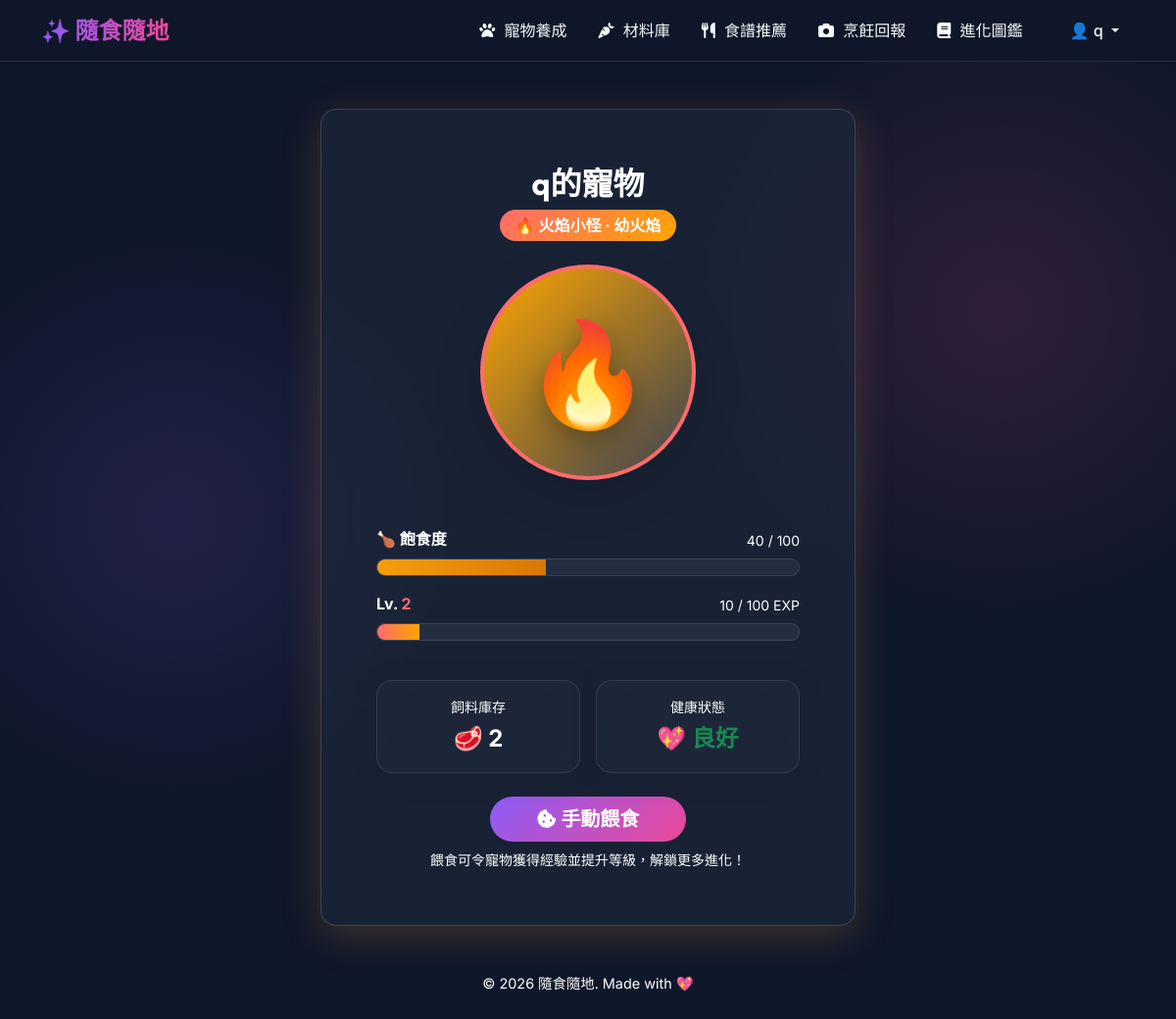
The page /pet/ (signed in) on the database as committed earlier.
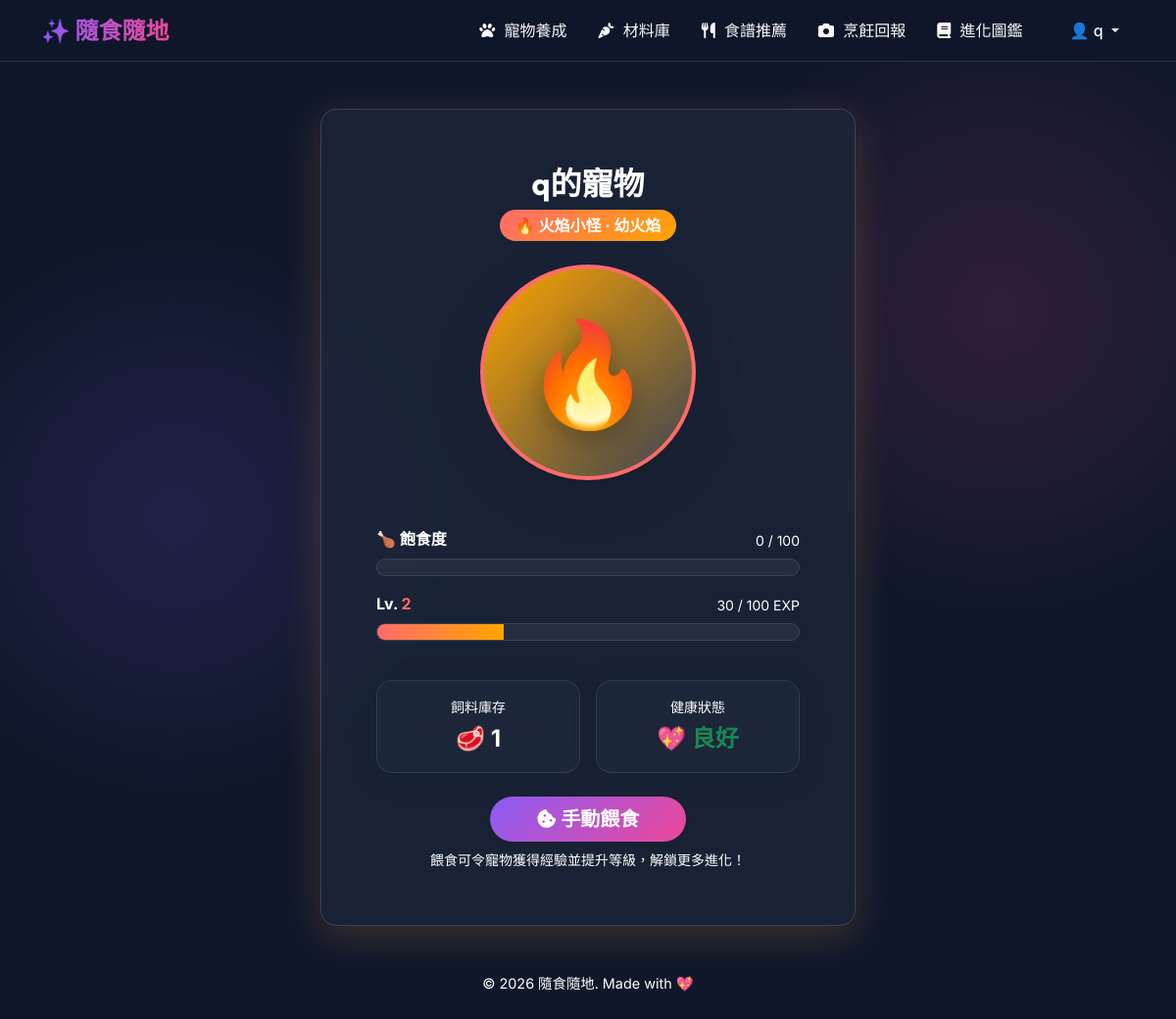
The same page on the database as committed later.
### sql_models.py (models this page shows, shortened)
class User(UserMixin, db.Model):
    __tablename__ = 'users'
    id = db.Column(db.Integer, primary_key=True)
    username = db.Column(db.String(80), unique=True, nullable=False)
    email = db.Column(db.String(120), unique=True, nullable=False)
    password_hash = db.Column(db.String(256), nullable=False)
    display_name = db.Column(db.String(80))
    cooking_count = db.Column(db.Integer, default=0)
    created_at = db.Column(db.DateTime, default=datetime.utcnow)
    pet = db.relationship('Pet', backref='user', uselist=False, cascade="all, delete-orphan")
    preference = db.relationship('UserPreference', backref='user', uselist=False, cascade="all, delete-orphan")
    allergens = db.relationship('UserAllergen', backref='user', cascade="all, delete-orphan")
    favorites = db.relationship('Collection', backref='user', cascade="all, delete-orphan")
    achievements = db.relationship('UserAchievement', backref='user', cascade="all, delete-orphan")

class Pet(db.Model):
    __tablename__ = 'user_pets'
    id = db.Column(db.Integer, primary_key=True)
    user_id = db.Column(db.Integer, db.ForeignKey('users.id', ondelete='CASCADE'), nullable=False, unique=True)
    species_id = db.Column(db.Integer, nullable=True)
    pet_name = db.Column(db.String(100), nullable=False)
    current_level = db.Column(db.Integer, default=1)
    current_exp = db.Column(db.Integer, default=0)
    current_stage_id = db.Column(db.Integer, nullable=True)
    hunger = db.Column(db.Integer, default=50)
    created_at = db.Column(db.DateTime, default=datetime.utcnow)
    updated_at = db.Column(db.DateTime, default=datetime.utcnow, onupdate=datetime.utcnow)

### tables this page shows
CREATE TABLE pet_stages (
    id               INTEGER PRIMARY KEY AUTOINCREMENT,
    species_id       INTEGER NOT NULL,
    stage_order      INTEGER,
    name             TEXT NOT NULL,
    level_required   INTEGER,
    image_path       TEXT,
    emoji            TEXT,
    description      TEXT,
    FOREIGN KEY (species_id) REFERENCES pet_species(id) ON DELETE CASCADE
);

CREATE TABLE pet_species (
    id                INTEGER PRIMARY KEY AUTOINCREMENT,
    name              TEXT NOT NULL,
    element           TEXT,
    emoji             TEXT,
    description       TEXT,
    color_primary     TEXT,
    color_secondary   TEXT
);

### app/models/feed_inventory.py (models this page shows, shortened)
class FeedInventory(db.Model):
    __tablename__ = 'feed_inventories'
    id = db.Column(db.Integer, primary_key=True, autoincrement=True)
    user_id = db.Column(db.Integer, db.ForeignKey('users.id', ondelete='CASCADE'), nullable=False)
    count = db.Column(db.Integer, default=0)
    updated_at = db.Column(db.DateTime, default=datetime.utcnow, onupdate=datetime.utcnow)
    @classmethod
    def get_by_user_id(cls, user_id):
        try:
            return cls.query.filter_by(user_id=user_id).first()
        except Exception as e:
            logging.error(f"Error getting feed inventory by user_id: {e}")
            return None

### app/routes/pet_routes.py (the view)
@pet_bp.route('/', methods=['GET'])
@login_required
def pet_index():
    user_id = current_user.id
    try:
        pet = Pet.get_by_user_id(user_id)
        if not pet:
            Pet.create(user_id, f"{current_user.display_name}的寵物")
            pet = Pet.get_by_user_id(user_id)
        inventory = FeedInventory.get_by_user_id(user_id)
        if not inventory:
            inventory = FeedInventory.create(user_id, count=0)
        return render_template('pet/index.html', pet=pet, inventory=inventory)
    except Exception as e:
        return f"發生錯誤: {str(e)}", 500

### app/database.py (called while the page is built)
def get_db_connection():
    conn = sqlite3.connect(DB_PATH)
    conn.row_factory = sqlite3.Row
    conn.execute("PRAGMA foreign_keys = ON")
    return conn

### app/models/pet.py (called while the page is built)
def map_pet_row(row):
    if not row:
        return None
    d = dict(row)
    d['name'] = d.get('pet_name')
    d['level'] = d.get('current_level', 1)
    d['exp'] = d.get('current_exp', 0)
    d['hunger'] = d.get('hunger', 50)
    from config import EXP_PER_LEVEL_MULTIPLIER
    level = d['level']
    exp_to_next = level * EXP_PER_LEVEL_MULTIPLIER
    remaining = d['exp']
    current_l = 1
    while remaining >= (current_l * EXP_PER_LEVEL_MULTIPLIER):
        remaining -= (current_l * EXP_PER_LEVEL_MULTIPLIER)
        current_l += 1
    d['exp_to_next_level'] = exp_to_next
    d['exp_remaining'] = remaining
    d['exp_progress'] = round(remaining / exp_to_next * 100, 1) if exp_to_next > 0 else 100
    return d

### app/templates/pet/index.html (shortened to what this page needs)
{% extends "base.html" %}
{% block content %}
<div class="row justify-content-center mt-4">
    <div class="col-md-8 col-lg-6 text-center">
        <div class="glass-card shadow-lg border-0"
             style="border-color: rgba(255, 255, 255, 0.15) !important;
                    box-shadow: 0 10px 40px rgba({{ 139 if not pet else (238 if pet.element == 'fire' else (0 if pet.element == 'nature' else 255)) }},
                                                 {{ 92 if not pet else (90 if pet.element == 'fire' else (184 if pet.element == 'nature' else 159)) }},
                                                 {{ 246 if not pet else (36 if pet.element == 'fire' else (148 if pet.element == 'nature' else 67)) }}, 0.2) !important;">
            <div class="card-body p-4">
                <h2 class="card-title mb-2 fw-bold text-white" id="pet-display-name">
                    {{ pet.name if pet else '尚未領養寵物' }}
                </h2>
                <div class="mb-4">
                    <span class="badge rounded-pill px-3 py-2 fs-6"
                          style="background: linear-gradient(135deg, {{ pet.color_primary if pet else '#8B5CF6' }}, {{ pet.color_secondary if pet else '#EC4899' }}); color: #fff;">
                        {{ pet.stage_emoji if pet else '🥚' }} {{ pet.species_name if pet else '小食怪' }} · {{ pet.stage_name if pet else '食怪蛋' }}
                    </span>
                </div>
                <div class="pet-image mb-5 position-relative">
                    <div id="pet-avatar-container" class="rounded-circle d-flex align-items-center justify-content-center mx-auto shadow-lg"
                         style="width: 220px; height: 220px;
                                border: 4px solid {{ pet.color_primary if pet else '#8B5CF6' }};
                                background: linear-gradient(135deg, {{ pet.color_secondary if pet else 'rgba(255,255,255,0.05)' }}, rgba(255,255,255,0.15)) !important;">
                        <span id="pet-avatar-emoji" style="font-size: 6.5rem; filter: drop-shadow(0 10px 15px rgba(0,0,0,0.3)); transition: all 0.5s cubic-bezier(0.175, 0.885, 0.32, 1.275);">
                            {{ pet.stage_emoji if pet else '🥚' }}
                        </span>
                    </div>
                </div>
                <div class="pet-status mb-4 text-start">
                    <div class="d-flex justify-content-between align-items-end mb-2">
                        <span class="fs-6 fw-bold text-white">
                            🍗 飽食度
                        </span>
                        <small class="text-muted">
                            <span id="pet-hunger">{{ pet.hunger if pet else 50 }}</span> / 100
                        </small>
                    </div>
                    <div class="progress mb-3" style="height: 18px; border-radius: 9px; background-color: rgba(255,255,255,0.05); border: 1px solid var(--glass-border);">
                        {% set hunger_percent = pet.hunger if pet else 50 %}
                        {% if hunger_percent >= 70 %}
                            {% set bar_bg = 'linear-gradient(to right, #10B981, #059669)' %}
                        {% elif hunger_percent >= 30 %}
                            {% set bar_bg = 'linear-gradient(to right, #F59E0B, #D97706)' %}
                        {% else %}
                            {% set bar_bg = 'linear-gradient(to right, #EF4444, #DC2626)' %}
                        {% endif %}
                        <div id="pet-hunger-progress" class="progress-bar progress-bar-striped progress-bar-animated" role="progressbar"
                             style="width: {{ hunger_percent }}%;
                                    background: {{ bar_bg }} !important;
                                    transition: width 0.5s cubic-bezier(0.4, 0, 0.2, 1);"
                             aria-valuenow="{{ hunger_percent }}" aria-valuemin="0" aria-valuemax="100"></div>
                    </div>
                    <div class="d-flex justify-content-between align-items-end mb-2">
                        <span class="fs-6 fw-bold text-white">
                            Lv. <span id="pet-level" style="color: {{ pet.color_primary if pet else '#EC4899' }};">{{ pet.level if pet else 1 }}</span>
                        </span>
                        <small class="text-muted">
                            <span id="pet-exp-remaining">{{ pet.exp_remaining if pet else 0 }}</span> /
                            <span id="pet-exp-needed">{{ pet.exp_to_next_level if pet else 50 }}</span> EXP
                        </small>
                    </div>
                    <div class="progress" style="height: 18px; border-radius: 9px; background-color: rgba(255,255,255,0.05); border: 1px solid var(--glass-border);">
                        {% set exp_percent = pet.exp_progress if pet else 0 %}
                        <div id="pet-progress" class="progress-bar progress-bar-striped progress-bar-animated" role="progressbar"
                             style="width: {{ exp_percent }}%;
                                    background: linear-gradient(to right, {{ pet.color_primary if pet else '#8B5CF6' }}, {{ pet.color_secondary if pet else '#EC4899' }}) !important;
                                    transition: width 0.5s cubic-bezier(0.4, 0, 0.2, 1);"
                             aria-valuenow="{{ exp_percent }}" aria-valuemin="0" aria-valuemax="100"></div>
                    </div>
                </div>
                <div class="row g-3 mb-4 mt-3">
                    <div class="col-6">
                        <div class="glass-card p-3 rounded-4 h-100 text-center" style="background: rgba(255,255,255,0.02); border-color: rgba(255, 255, 255, 0.05); padding: 1rem;">
                            <p class="text-muted mb-1 small">飼料庫存</p>
                            <p class="fs-4 fw-bold mb-0 text-white" id="feed-count">🥩 {{ inventory.count if inventory else 0 }}</p>
                        </div>
                    </div>
                    <div class="col-6">
                        <div class="glass-card p-3 rounded-4 h-100 text-center" style="background: rgba(255,255,255,0.02); border-color: rgba(255, 255, 255, 0.05); padding: 1rem;">
                            <p class="text-muted mb-1 small">健康狀態</p>
                            <p class="fs-4 fw-bold mb-0 text-success">💖 良好</p>
                        </div>
                    </div>
                </div>
                <div class="pet-actions mt-4">
                    <button id="feed-btn" class="btn btn-primary btn-lg rounded-pill px-5 shadow-sm fw-bold"
                            title="{% if not inventory or inventory.count < 1 %}飼料不足！{% elif pet and pet.hunger >= 100 %}寵物已經很飽了！{% endif %}"
                            {% if not inventory or inventory.count < 1 or (pet and pet.hunger >= 100) %}disabled{% endif %}>
                        <i class="fa-solid fa-cookie-bite"></i> 手動餵食
                    </button>
                    <div class="mt-2 text-muted small">餵食可令寵物獲得經驗並提升等級，解鎖更多進化！</div>
                </div>
            </div>
        </div>
    </div>
</div>
{% endblock %}

### app/templates/base.html (shortened to what this page needs)
<!DOCTYPE html>
<html lang="zh-TW">
<head>
    <link href="https://cdn.jsdelivr.net/npm/bootstrap@5.3.2/dist/css/bootstrap.min.css" rel="stylesheet">
    <link rel="stylesheet" href="https://cdnjs.cloudflare.com/ajax/libs/font-awesome/6.4.2/css/all.min.css">
</head>
<body>
    <nav class="navbar navbar-expand-lg sticky-top mb-5 navbar-dark">
        <div class="container">
            <a class="navbar-brand" href="{{ url_for('main.index') }}">✨ 隨食隨地</a>
            <div class="collapse navbar-collapse" id="navbarNav">
                <ul class="navbar-nav ms-auto align-items-center">
                    {% if current_user and current_user.is_authenticated %}
                        <li class="nav-item">
                            <a class="nav-link" href="{{ url_for('pet.pet_index') }}"><i class="fa-solid fa-paw"></i> 寵物養成</a>
                        </li>
                        <li class="nav-item">
                            <a class="nav-link" href="{{ url_for('ingredient.list_ingredients') }}"><i class="fa-solid fa-carrot"></i> 材料庫</a>
                        </li>
                        <li class="nav-item">
                            <a class="nav-link" href="{{ url_for('recipe.recommend') }}"><i class="fa-solid fa-utensils"></i> 食譜推薦</a>
                        </li>
                        <li class="nav-item">
                            <a class="nav-link" href="{{ url_for('cooking.report_page') }}"><i class="fa-solid fa-camera"></i> 烹飪回報</a>
                        </li>
                        <li class="nav-item">
                            <a class="nav-link" href="{{ url_for('collection.collection_index') }}"><i class="fa-solid fa-book"></i> 進化圖鑑</a>
                        </li>
                        <li class="nav-item dropdown ms-lg-3">
                            <a class="nav-link dropdown-toggle btn btn-outline-light rounded-pill px-3 py-1 mt-2 mt-lg-0 text-white" href="#" id="userDropdown" role="button" data-bs-toggle="dropdown" aria-expanded="false">
                                👤 {{ current_user.display_name }}
                            </a>
                        </li>
                    {% endif %}
                </ul>
            </div>
        </div>
    </nav>
    <main class="container mb-5">
        {% block content %}{% endblock %}
    </main>
    <footer class="text-center pb-4 text-muted" style="font-size: 0.9rem;">
        <p>&copy; 2026 隨食隨地. Made with 💖</p>
    </footer>
</body>
</html>

### app/templates/base.html (style rules this page uses)
:root { --primary-glow: #8B5CF6; --secondary-glow: #EC4899; --bg-color: #0F172A; --glass-bg: rgba(30, 41, 59, 0.7); --glass-border: rgba(255, 255, 255, 0.1); --text-main: #F8FAFC; --text-muted: #ffffff; }
.text-muted, .text-light-muted, .text-secondary, .form-text, .card-text.text-muted, small.text-muted { color: #ffffff !important; }
body { font-family: 'Inter', 'Noto Sans TC', sans-serif; background-color: var(--bg-color); color: var(--text-main); min-height: 100vh; background-image: radial-gradient(circle at 15% 50%, rgba(139, 92, 246, 0.15), transparent 25%), radial-gradient(circle at 85% 30%, rgba(236, 72, 153, 0.15), transparent 25%); background-attachment: fixed; }
h1, h2, h3, .navbar-brand { font-family: 'Outfit', 'Noto Sans TC', sans-serif; font-weight: 600; }
.navbar { background: rgba(15, 23, 42, 0.8) !important; backdrop-filter: blur(12px); -webkit-backdrop-filter: blur(12px); border-bottom: 1px solid var(--glass-border); }
.navbar-brand { background: linear-gradient(to right, #8B5CF6, #EC4899); -webkit-background-clip: text; -webkit-text-fill-color: transparent; font-size: 1.5rem; font-weight: 700; }
.nav-link { color: var(--text-main) !important; transition: color 0.3s ease; font-weight: 500; padding: 0.5rem 1rem !important; }
.nav-link i { margin-right: 5px; }
.glass-card { background: var(--glass-bg) !important; backdrop-filter: blur(16px); -webkit-backdrop-filter: blur(16px); border: 1px solid var(--glass-border) !important; border-radius: 1rem; padding: 2rem; box-shadow: 0 4px 30px rgba(0, 0, 0, 0.1); transition: transform 0.3s ease, box-shadow 0.3s ease; }
.btn-primary { background: linear-gradient(135deg, #8B5CF6, #EC4899); border: none; transition: all 0.3s ease; font-weight: 500; }
.btn-outline-light { border-color: var(--glass-border); color: var(--text-main); }

Rows that differ between the two databases and show on the page:
changed Pet "q的寵物": hunger "40" → "0"
changed FeedInventory: count "2" → "1"
Other text that changed with them:
{{ pet.exp_remaining if pet else 0 }}: "10" → "30"
{{ exp_percent }}: 10.0 → 30.0 (drawn)
